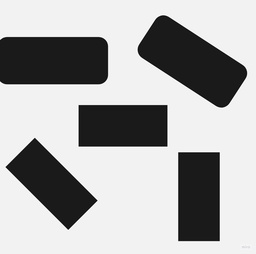
#> input picture car/image/someshapes2.jpg, 256 x 254 px, shrunk from 1003 x 996 before the run
$ python findCountours2.py
#> lines starting #> are read from the running program, lines starting #| are printed output that depends on the picture; after the words box and inside, x2 and y2 are one past the last pixel; in counts of white or black regions, pixels touching at a corner belong together
import cv2
from timeit import default_timer as timer
from collections import deque
import numpy as np

# original_image = cv2.imreadimage = cv2.imread('../../car//image/car1.jpg')
# original_image = cv2.imreadimage = cv2.imread('../../car//image/someshapes.jpg')
original_image = cv2.imreadimage = cv2.imread('../../car//image/someshapes2.jpg')
#> original_image is the input picture: shape (254, 256, 3); mean B, G, R 171.2, 171.2, 171.2

# Convert to grayscale
gray = cv2.cvtColor(original_image, cv2.COLOR_BGR2GRAY)
# Apply bilateral filtering to reduce noise while preserving edges
blur = cv2.bilateralFilter(gray, 11, 17, 17)
# Detect edges using Canny edge detector
processed_image = cv2.Canny(blur, 30, 200)
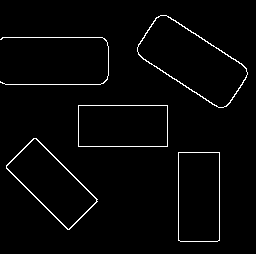
#> processed_image: shape (254, 256); 2.4% white in thin lines or dots, all inside (x1, y1, x2, y2) = (0, 15, 248, 242)
cv2.imshow('processed_image', processed_image)
cv2.waitKey(0)

#=============================================================================================================

cols = processed_image.shape[0]
#> cols = 254
rows = processed_image.shape[1]
#> rows = 256
print(processed_image.shape)
#| (254, 256)

#CONSTANT VARIABLE
CONST_BLACK = 0
CONST_BLACK_DONE = 2
CONST_WHITE = 255

q = deque()
contours_line_arr = []
contours_line_map = {}
count_area = 0


def bfs(processed_image, q):
    dirs = [[0, 1], [1, 0], [0, -1], [-1, 0]]
    contour_line = []
    count_area = 0
    while (len(q) > 0):
        curr = q.popleft()
        is_outer_line_flag  = False

        for dir in dirs:
            i = curr[0] + dir[0]
            j = curr[1] + dir[1]
            if (isBlack(processed_image, i, j)):
                if processed_image[i][j] != CONST_BLACK_DONE:
                    q.append([i, j])
                    processed_image[i][j] = CONST_BLACK_DONE
                continue
            is_outer_line_flag = True

        if is_outer_line_flag:
            contour_line.append([curr[1], curr[0]])
        else:
            count_area += 1

    contours_line_map[len(contours_line_arr)] = count_area
    contours_line_arr.append(contour_line)


#isBlack true may contain either black done or black
def isBlack(processed_image, i, j):
    return i >= 0 and i < len(processed_image) and j >= 0 and j < len(processed_image[0]) and processed_image[i][j] != CONST_WHITE


start = timer()
for row in range(0, cols):
    for col in range(0, rows):
        if processed_image[row, col] == CONST_BLACK:
            processed_image[row, col] = CONST_BLACK_DONE
            q.append([row, col])
            bfs(processed_image, q)
end = timer()
print('bfs finish time: ', end - start)

sorted_top10_all_line_map = dict(sorted(contours_line_map.items(), key=lambda item: item[1], reverse=True)[1:11])
print('sorted_all_line_map', sorted_top10_all_line_map)
#| sorted_all_line_map {1: 4744, 2: 4624, 4: 3354, 3: 3268, 5: 3268}

contours = []
for key in sorted_top10_all_line_map:
    contour = np.array(contours_line_arr[key])
    contours.append(contour)

def find_extremes(contour):
    min_x = rows
    max_x = 0
    min_y = cols
    max_y = 0

    for xy in contour:
        x = xy[0]
        y = xy[1]
        if x < min_x:
            min_x = x
        if x > max_x:
            max_x = x
        if y < min_y:
            min_y = y
        if y > max_y:
            max_y = y

    extreme_arr = []

    max_y_for_min_x = 0
    min_y_for_min_x = cols
    max_y_for_max_x = 0
    min_y_for_max_x = cols
    max_x_for_max_y = 0
    min_x_for_max_y = rows
    max_x_for_min_y = 0
    min_x_for_min_y = rows

    CONST_MIN_XY_PIXEL_TOLERANCE = 1

    for xy in contour:
        x = xy[0]
        y = xy[1]
        if x>= min_x-CONST_MIN_XY_PIXEL_TOLERANCE and x <= min_x + CONST_MIN_XY_PIXEL_TOLERANCE:
            if y < min_y_for_min_x:
                min_y_for_min_x = y
            if y > max_y_for_min_x:
                max_y_for_min_x = y
        if x>= max_x-CONST_MIN_XY_PIXEL_TOLERANCE and x <= max_x + CONST_MIN_XY_PIXEL_TOLERANCE:
            if y < min_y_for_max_x:
                min_y_for_max_x = y
            if y > max_y_for_max_x:
                max_y_for_max_x = y
        if y>= min_y-CONST_MIN_XY_PIXEL_TOLERANCE and y <= min_y + CONST_MIN_XY_PIXEL_TOLERANCE:
            if x < min_x_for_min_y:
                min_x_for_min_y = x
            if x > max_x_for_min_y:
                max_x_for_min_y = x
        if y >= max_y - CONST_MIN_XY_PIXEL_TOLERANCE and y <= max_y + CONST_MIN_XY_PIXEL_TOLERANCE:
            if x < min_x_for_max_y:
                min_x_for_max_y = x
            if x > max_x_for_max_y:
                max_x_for_max_y = x

    corners = [[min_x, min_y_for_min_x], [min_x, max_y_for_min_x],
               [max_x, min_y_for_max_x], [max_x, max_y_for_max_x],
               [min_x_for_min_y, min_y], [max_x_for_min_y, min_y],
               [min_x_for_max_y, max_y], [max_x_for_max_y, max_y]]
    a=sorted(contour, key=lambda x: (x[0], x[1]))
    CONST_PIXEL_TOLERANCE = 30

    for i in range(len(corners)):
        for j in range(i+1, len(corners)):
            delta_x = corners[i][0] - corners[j][0]
            delta_y = corners[i][1] - corners[j][1]
            if (delta_x <= CONST_PIXEL_TOLERANCE and delta_x >= 0-CONST_PIXEL_TOLERANCE) and (delta_y <= CONST_PIXEL_TOLERANCE and delta_y >= 0-CONST_PIXEL_TOLERANCE):
                corners[i] = [-1,-1]
                break

    extremes = [subarray for subarray in corners if subarray != [-1, -1]]
    return extremes

for contour in contours:
    extremes = find_extremes(contour)
    print('extremes', extremes)
    for abc in extremes:
        cv2.circle(original_image, (abc[0], abc[1]), 10, (0, 0, 255), -1)
    cv2.imshow('Contours', original_image)
    cv2.waitKey(0)
    cv2.destroyAllWindows()
#> this loop made 5 passes
#> pass 1, `cv2.imshow('Contours', original_image)`:
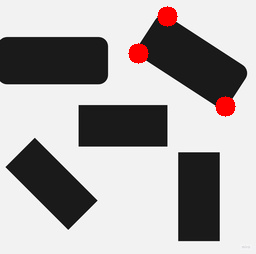
#> window 'Contours': shape (254, 256, 3); mean B, G, R 169, 169, 172.7
#> pass 2, `cv2.imshow('Contours', original_image)`:
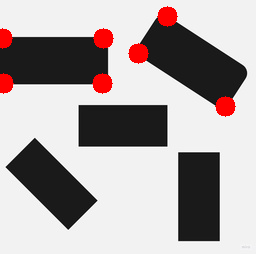
#> window 'Contours': shape (254, 256, 3); mean B, G, R 166.6, 166.6, 174.5
#> after the loop:
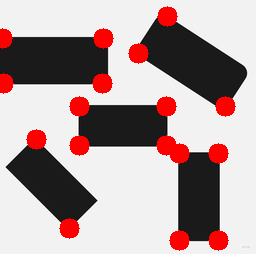
#> original_image: shape (254, 256, 3); 7.91% of pixels changed, all inside (x1, y1, x2, y2) = (0, 6, 236, 251)

$ run again, with car/image/someshapes.jpg copied over car/image/someshapes2.jpg
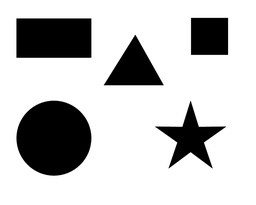
#> input picture car/image/someshapes.jpg, 256 x 205 px, shrunk from 1000 x 800 before the run
#> original_image is the input picture: shape (205, 256, 3); min 0, max 255, mean 197.7
#> `processed_image = cv2.Canny(blur, 30, 200)`:
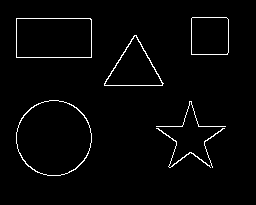
#> processed_image: shape (205, 256); 2.2% white in thin lines or dots, all inside (x1, y1, x2, y2) = (16, 17, 229, 176)
#| (205, 256)
#| sorted_all_line_map {4: 4064, 2: 2592, 3: 1276, 1: 1156}
#> after the loop `for contour in contours:`:
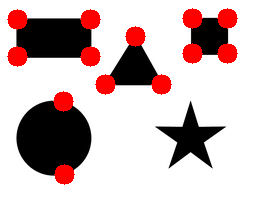
#> original_image: shape (205, 256, 3); 7.85% of pixels changed, all inside (x1, y1, x2, y2) = (7, 8, 238, 185)

$ run again, with car/image/4star.jpg copied over car/image/someshapes2.jpg
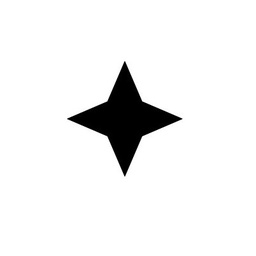
#> input picture car/image/4star.jpg, 256 x 256 px, shrunk from 400 x 400 before the run
#> original_image is the input picture: shape (256, 256, 3); min 0, max 255, mean 239.2
#> `processed_image = cv2.Canny(blur, 30, 200)`:
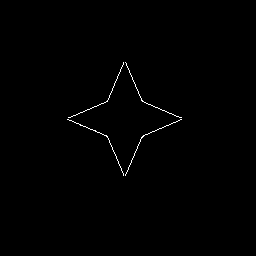
#> processed_image: shape (256, 256); 0.49% white in thin lines or dots, all inside (x1, y1, x2, y2) = (67, 62, 182, 176)
#| (256, 256)
#| sorted_all_line_map {}
